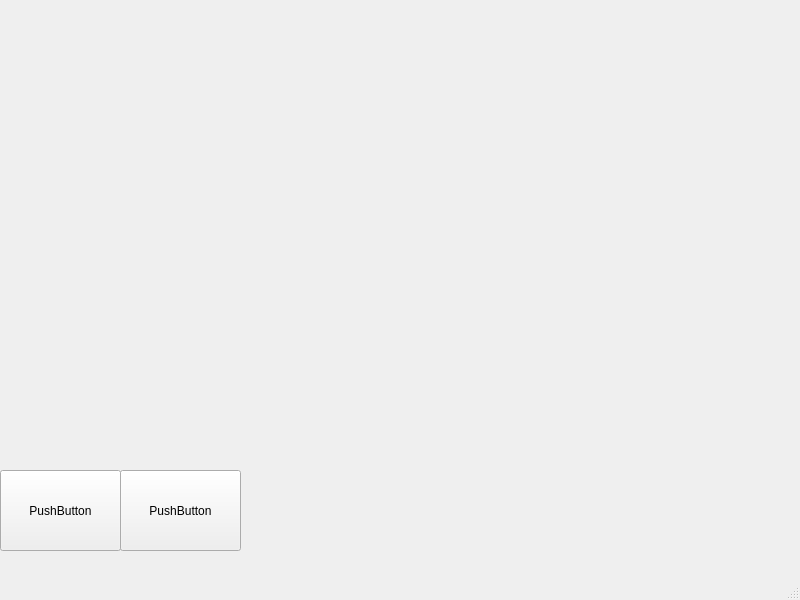
<?xml version="1.0" encoding="UTF-8"?>
<ui version="4.0">
 <class>MainWindow</class>
 <widget class="QMainWindow" name="MainWindow">
  <property name="geometry">
   <rect>
    <x>0</x>
    <y>0</y>
    <width>800</width>
    <height>600</height>
   </rect>
  </property>
  <property name="windowTitle">
   <string>MainWindow</string>
  </property>
  <widget class="QWidget" name="centralwidget">
   <widget class="boardgui" name="widget" native="true">
    <property name="geometry">
     <rect>
      <x>0</x>
      <y>0</y>
      <width>391</width>
      <height>411</height>
     </rect>
    </property>
   </widget>
   <widget class="create_climb_form" name="widget_2" native="true">
    <property name="geometry">
     <rect>
      <x>0</x>
      <y>410</y>
      <width>391</width>
      <height>61</height>
     </rect>
    </property>
   </widget>
   <widget class="QPushButton" name="create_climb">
    <property name="geometry">
     <rect>
      <x>0</x>
      <y>470</y>
      <width>121</width>
      <height>81</height>
     </rect>
    </property>
    <property name="text">
     <string>PushButton</string>
    </property>
   </widget>
   <widget class="QPushButton" name="save_climb">
    <property name="geometry">
     <rect>
      <x>120</x>
      <y>470</y>
      <width>121</width>
      <height>81</height>
     </rect>
    </property>
    <property name="text">
     <string>PushButton</string>
    </property>
   </widget>
  </widget>
  <widget class="QMenuBar" name="menubar">
   <property name="geometry">
    <rect>
     <x>0</x>
     <y>0</y>
     <width>800</width>
     <height>22</height>
    </rect>
   </property>
  </widget>
  <widget class="QStatusBar" name="statusbar"/>
 </widget>
 <customwidgets>
  <customwidget>
   <class>boardgui</class>
   <extends>QWidget</extends>
   <header>boardgui.h</header>
   <container>1</container>
  </customwidget>
  <customwidget>
   <class>create_climb_form</class>
   <extends>QWidget</extends>
   <header>create_climb_form.h</header>
   <container>1</container>
  </customwidget>
 </customwidgets>
 <resources/>
 <connections/>
</ui>
